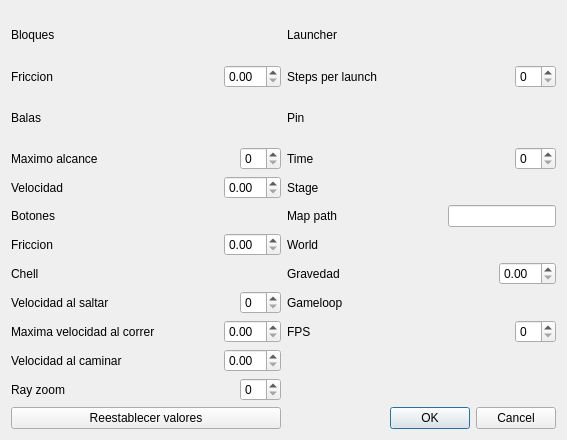
<?xml version="1.0" encoding="UTF-8"?>
<ui version="4.0">
 <class>Ajustes</class>
 <widget class="QDialog" name="Ajustes">
  <property name="geometry">
   <rect>
    <x>0</x>
    <y>0</y>
    <width>567</width>
    <height>440</height>
   </rect>
  </property>
  <property name="windowTitle">
   <string>Ajustes y Configuracion</string>
  </property>
  <layout class="QGridLayout" name="gridLayout">
   <item row="0" column="0">
    <layout class="QHBoxLayout" name="horizontalLayout">
     <item>
      <widget class="QLabel" name="label_2">
       <property name="text">
        <string>Bloques</string>
       </property>
      </widget>
     </item>
     <item>
      <spacer name="horizontalSpacer_2">
       <property name="orientation">
        <enum>Qt::Horizontal</enum>
       </property>
       <property name="sizeHint" stdset="0">
        <size>
         <width>40</width>
         <height>20</height>
        </size>
       </property>
      </spacer>
     </item>
    </layout>
   </item>
   <item row="0" column="1">
    <layout class="QHBoxLayout" name="horizontalLayout_15">
     <item>
      <widget class="QLabel" name="label_14">
       <property name="text">
        <string>Launcher</string>
       </property>
      </widget>
     </item>
     <item>
      <spacer name="horizontalSpacer_31">
       <property name="orientation">
        <enum>Qt::Horizontal</enum>
       </property>
       <property name="sizeHint" stdset="0">
        <size>
         <width>40</width>
         <height>20</height>
        </size>
       </property>
      </spacer>
     </item>
    </layout>
   </item>
   <item row="1" column="0">
    <layout class="QHBoxLayout" name="horizontalLayout_3">
     <item>
      <widget class="QLabel" name="label_3">
       <property name="text">
        <string>Friccion</string>
       </property>
      </widget>
     </item>
     <item>
      <widget class="Line" name="line">
       <property name="orientation">
        <enum>Qt::Horizontal</enum>
       </property>
      </widget>
     </item>
     <item>
      <spacer name="horizontalSpacer_3">
       <property name="orientation">
        <enum>Qt::Horizontal</enum>
       </property>
       <property name="sizeHint" stdset="0">
        <size>
         <width>40</width>
         <height>20</height>
        </size>
       </property>
      </spacer>
     </item>
     <item>
      <widget class="QDoubleSpinBox" name="friccionBloques"/>
     </item>
    </layout>
   </item>
   <item row="1" column="1">
    <layout class="QHBoxLayout" name="horizontalLayout_16">
     <item>
      <widget class="QLabel" name="label_15">
       <property name="text">
        <string>Steps per launch</string>
       </property>
      </widget>
     </item>
     <item>
      <spacer name="horizontalSpacer_32">
       <property name="orientation">
        <enum>Qt::Horizontal</enum>
       </property>
       <property name="sizeHint" stdset="0">
        <size>
         <width>40</width>
         <height>20</height>
        </size>
       </property>
      </spacer>
     </item>
     <item>
      <widget class="QSpinBox" name="stepsPerLauncher"/>
     </item>
    </layout>
   </item>
   <item row="2" column="0">
    <layout class="QHBoxLayout" name="horizontalLayout_6">
     <item>
      <widget class="QLabel" name="label_4">
       <property name="text">
        <string>Balas</string>
       </property>
      </widget>
     </item>
     <item>
      <spacer name="horizontalSpacer_7">
       <property name="orientation">
        <enum>Qt::Horizontal</enum>
       </property>
       <property name="sizeHint" stdset="0">
        <size>
         <width>40</width>
         <height>20</height>
        </size>
       </property>
      </spacer>
     </item>
    </layout>
   </item>
   <item row="2" column="1">
    <layout class="QHBoxLayout" name="horizontalLayout_17">
     <item>
      <widget class="QLabel" name="label_16">
       <property name="text">
        <string>Pin</string>
       </property>
      </widget>
     </item>
     <item>
      <spacer name="horizontalSpacer_35">
       <property name="orientation">
        <enum>Qt::Horizontal</enum>
       </property>
       <property name="sizeHint" stdset="0">
        <size>
         <width>40</width>
         <height>20</height>
        </size>
       </property>
      </spacer>
     </item>
    </layout>
   </item>
   <item row="3" column="0">
    <layout class="QHBoxLayout" name="horizontalLayout_7">
     <item>
      <widget class="QLabel" name="label_5">
       <property name="text">
        <string>Maximo alcance</string>
       </property>
      </widget>
     </item>
     <item>
      <spacer name="horizontalSpacer_10">
       <property name="orientation">
        <enum>Qt::Horizontal</enum>
       </property>
       <property name="sizeHint" stdset="0">
        <size>
         <width>40</width>
         <height>20</height>
        </size>
       </property>
      </spacer>
     </item>
     <item>
      <widget class="QSpinBox" name="maximoAlcanceBalas"/>
     </item>
    </layout>
   </item>
   <item row="3" column="1">
    <layout class="QHBoxLayout" name="horizontalLayout_18">
     <item>
      <widget class="QLabel" name="label_17">
       <property name="text">
        <string>Time</string>
       </property>
      </widget>
     </item>
     <item>
      <spacer name="horizontalSpacer_38">
       <property name="orientation">
        <enum>Qt::Horizontal</enum>
       </property>
       <property name="sizeHint" stdset="0">
        <size>
         <width>40</width>
         <height>20</height>
        </size>
       </property>
      </spacer>
     </item>
     <item>
      <widget class="QSpinBox" name="timePin"/>
     </item>
    </layout>
   </item>
   <item row="4" column="0">
    <layout class="QHBoxLayout" name="horizontalLayout_5">
     <item>
      <widget class="QLabel" name="label_6">
       <property name="text">
        <string>Velocidad</string>
       </property>
      </widget>
     </item>
     <item>
      <spacer name="horizontalSpacer_11">
       <property name="orientation">
        <enum>Qt::Horizontal</enum>
       </property>
       <property name="sizeHint" stdset="0">
        <size>
         <width>40</width>
         <height>20</height>
        </size>
       </property>
      </spacer>
     </item>
     <item>
      <widget class="QDoubleSpinBox" name="velocidadBalas"/>
     </item>
    </layout>
   </item>
   <item row="4" column="1">
    <layout class="QHBoxLayout" name="horizontalLayout_19">
     <item>
      <widget class="QLabel" name="label_18">
       <property name="text">
        <string>Stage</string>
       </property>
      </widget>
     </item>
     <item>
      <spacer name="horizontalSpacer_39">
       <property name="orientation">
        <enum>Qt::Horizontal</enum>
       </property>
       <property name="sizeHint" stdset="0">
        <size>
         <width>40</width>
         <height>20</height>
        </size>
       </property>
      </spacer>
     </item>
    </layout>
   </item>
   <item row="5" column="0">
    <layout class="QHBoxLayout" name="horizontalLayout_8">
     <item>
      <widget class="QLabel" name="label_7">
       <property name="text">
        <string>Botones</string>
       </property>
      </widget>
     </item>
     <item>
      <spacer name="horizontalSpacer_14">
       <property name="orientation">
        <enum>Qt::Horizontal</enum>
       </property>
       <property name="sizeHint" stdset="0">
        <size>
         <width>40</width>
         <height>20</height>
        </size>
       </property>
      </spacer>
     </item>
    </layout>
   </item>
   <item row="5" column="1">
    <layout class="QHBoxLayout" name="horizontalLayout_20">
     <item>
      <widget class="QLabel" name="label_19">
       <property name="text">
        <string>Map path</string>
       </property>
      </widget>
     </item>
     <item>
      <spacer name="horizontalSpacer_40">
       <property name="orientation">
        <enum>Qt::Horizontal</enum>
       </property>
       <property name="sizeHint" stdset="0">
        <size>
         <width>40</width>
         <height>20</height>
        </size>
       </property>
      </spacer>
     </item>
     <item>
      <widget class="QLineEdit" name="mapPathStage"/>
     </item>
    </layout>
   </item>
   <item row="6" column="0">
    <layout class="QHBoxLayout" name="horizontalLayout_9">
     <item>
      <widget class="QLabel" name="label_8">
       <property name="text">
        <string>Friccion</string>
       </property>
      </widget>
     </item>
     <item>
      <spacer name="horizontalSpacer_15">
       <property name="orientation">
        <enum>Qt::Horizontal</enum>
       </property>
       <property name="sizeHint" stdset="0">
        <size>
         <width>40</width>
         <height>20</height>
        </size>
       </property>
      </spacer>
     </item>
     <item>
      <widget class="QDoubleSpinBox" name="friccionBotones"/>
     </item>
    </layout>
   </item>
   <item row="6" column="1">
    <layout class="QHBoxLayout" name="horizontalLayout_21">
     <item>
      <widget class="QLabel" name="label_20">
       <property name="text">
        <string>World</string>
       </property>
      </widget>
     </item>
     <item>
      <spacer name="horizontalSpacer_43">
       <property name="orientation">
        <enum>Qt::Horizontal</enum>
       </property>
       <property name="sizeHint" stdset="0">
        <size>
         <width>40</width>
         <height>20</height>
        </size>
       </property>
      </spacer>
     </item>
    </layout>
   </item>
   <item row="7" column="0">
    <layout class="QHBoxLayout" name="horizontalLayout_10">
     <item>
      <widget class="QLabel" name="label_9">
       <property name="text">
        <string>Chell</string>
       </property>
      </widget>
     </item>
     <item>
      <spacer name="horizontalSpacer_18">
       <property name="orientation">
        <enum>Qt::Horizontal</enum>
       </property>
       <property name="sizeHint" stdset="0">
        <size>
         <width>40</width>
         <height>20</height>
        </size>
       </property>
      </spacer>
     </item>
    </layout>
   </item>
   <item row="7" column="1">
    <layout class="QHBoxLayout" name="horizontalLayout_22">
     <item>
      <widget class="QLabel" name="label_21">
       <property name="text">
        <string>Gravedad </string>
       </property>
      </widget>
     </item>
     <item>
      <spacer name="horizontalSpacer_46">
       <property name="orientation">
        <enum>Qt::Horizontal</enum>
       </property>
       <property name="sizeHint" stdset="0">
        <size>
         <width>40</width>
         <height>20</height>
        </size>
       </property>
      </spacer>
     </item>
     <item>
      <widget class="QDoubleSpinBox" name="gravedadWorld"/>
     </item>
    </layout>
   </item>
   <item row="8" column="0">
    <layout class="QHBoxLayout" name="horizontalLayout_11">
     <item>
      <widget class="QLabel" name="label_10">
       <property name="text">
        <string>Velocidad al saltar</string>
       </property>
      </widget>
     </item>
     <item>
      <spacer name="horizontalSpacer_19">
       <property name="orientation">
        <enum>Qt::Horizontal</enum>
       </property>
       <property name="sizeHint" stdset="0">
        <size>
         <width>40</width>
         <height>20</height>
        </size>
       </property>
      </spacer>
     </item>
     <item>
      <widget class="QSpinBox" name="velocidadSaltarChell"/>
     </item>
    </layout>
   </item>
   <item row="8" column="1">
    <layout class="QHBoxLayout" name="horizontalLayout_23">
     <item>
      <widget class="QLabel" name="label_22">
       <property name="text">
        <string>Gameloop</string>
       </property>
      </widget>
     </item>
     <item>
      <spacer name="horizontalSpacer_50">
       <property name="orientation">
        <enum>Qt::Horizontal</enum>
       </property>
       <property name="sizeHint" stdset="0">
        <size>
         <width>40</width>
         <height>20</height>
        </size>
       </property>
      </spacer>
     </item>
    </layout>
   </item>
   <item row="9" column="0">
    <layout class="QHBoxLayout" name="horizontalLayout_12">
     <item>
      <widget class="QLabel" name="label_11">
       <property name="text">
        <string>Maxima velocidad al correr</string>
       </property>
      </widget>
     </item>
     <item>
      <spacer name="horizontalSpacer_22">
       <property name="orientation">
        <enum>Qt::Horizontal</enum>
       </property>
       <property name="sizeHint" stdset="0">
        <size>
         <width>40</width>
         <height>20</height>
        </size>
       </property>
      </spacer>
     </item>
     <item>
      <widget class="QDoubleSpinBox" name="maximaVelocidadCorrerChell"/>
     </item>
    </layout>
   </item>
   <item row="9" column="1">
    <layout class="QHBoxLayout" name="horizontalLayout_24">
     <item>
      <widget class="QLabel" name="label_23">
       <property name="text">
        <string>FPS</string>
       </property>
      </widget>
     </item>
     <item>
      <spacer name="horizontalSpacer_49">
       <property name="orientation">
        <enum>Qt::Horizontal</enum>
       </property>
       <property name="sizeHint" stdset="0">
        <size>
         <width>40</width>
         <height>20</height>
        </size>
       </property>
      </spacer>
     </item>
     <item>
      <widget class="QSpinBox" name="fpsGameloop"/>
     </item>
    </layout>
   </item>
   <item row="10" column="0">
    <layout class="QHBoxLayout" name="horizontalLayout_13">
     <item>
      <widget class="QLabel" name="label_12">
       <property name="text">
        <string>Velocidad al caminar</string>
       </property>
      </widget>
     </item>
     <item>
      <spacer name="horizontalSpacer_23">
       <property name="orientation">
        <enum>Qt::Horizontal</enum>
       </property>
       <property name="sizeHint" stdset="0">
        <size>
         <width>40</width>
         <height>20</height>
        </size>
       </property>
      </spacer>
     </item>
     <item>
      <widget class="QDoubleSpinBox" name="velocidadCaminarChell"/>
     </item>
    </layout>
   </item>
   <item row="10" column="1">
    <spacer name="horizontalSpacer_4">
     <property name="orientation">
      <enum>Qt::Horizontal</enum>
     </property>
     <property name="sizeHint" stdset="0">
      <size>
       <width>247</width>
       <height>20</height>
      </size>
     </property>
    </spacer>
   </item>
   <item row="11" column="0">
    <layout class="QHBoxLayout" name="horizontalLayout_14">
     <item>
      <widget class="QLabel" name="label_13">
       <property name="text">
        <string>Ray zoom</string>
       </property>
      </widget>
     </item>
     <item>
      <spacer name="horizontalSpacer_28">
       <property name="orientation">
        <enum>Qt::Horizontal</enum>
       </property>
       <property name="sizeHint" stdset="0">
        <size>
         <width>40</width>
         <height>20</height>
        </size>
       </property>
      </spacer>
     </item>
     <item>
      <widget class="QSpinBox" name="rayZoomChell"/>
     </item>
    </layout>
   </item>
   <item row="11" column="1">
    <spacer name="horizontalSpacer_5">
     <property name="orientation">
      <enum>Qt::Horizontal</enum>
     </property>
     <property name="sizeHint" stdset="0">
      <size>
       <width>247</width>
       <height>20</height>
      </size>
     </property>
    </spacer>
   </item>
   <item row="12" column="0">
    <widget class="QPushButton" name="pushButton">
     <property name="text">
      <string>Reestablecer valores</string>
     </property>
    </widget>
   </item>
   <item row="12" column="1">
    <layout class="QHBoxLayout" name="horizontalLayout_2">
     <item>
      <spacer name="horizontalSpacer">
       <property name="orientation">
        <enum>Qt::Horizontal</enum>
       </property>
       <property name="sizeHint" stdset="0">
        <size>
         <width>40</width>
         <height>20</height>
        </size>
       </property>
      </spacer>
     </item>
     <item>
      <widget class="QDialogButtonBox" name="buttonBox">
       <property name="orientation">
        <enum>Qt::Horizontal</enum>
       </property>
       <property name="standardButtons">
        <set>QDialogButtonBox::Cancel|QDialogButtonBox::Ok</set>
       </property>
      </widget>
     </item>
    </layout>
   </item>
  </layout>
 </widget>
 <resources/>
 <connections>
  <connection>
   <sender>buttonBox</sender>
   <signal>accepted()</signal>
   <receiver>Ajustes</receiver>
   <slot>accept()</slot>
   <hints>
    <hint type="sourcelabel">
     <x>248</x>
     <y>254</y>
    </hint>
    <hint type="destinationlabel">
     <x>157</x>
     <y>274</y>
    </hint>
   </hints>
  </connection>
  <connection>
   <sender>buttonBox</sender>
   <signal>rejected()</signal>
   <receiver>Ajustes</receiver>
   <slot>reject()</slot>
   <hints>
    <hint type="sourcelabel">
     <x>316</x>
     <y>260</y>
    </hint>
    <hint type="destinationlabel">
     <x>286</x>
     <y>274</y>
    </hint>
   </hints>
  </connection>
 </connections>
</ui>
